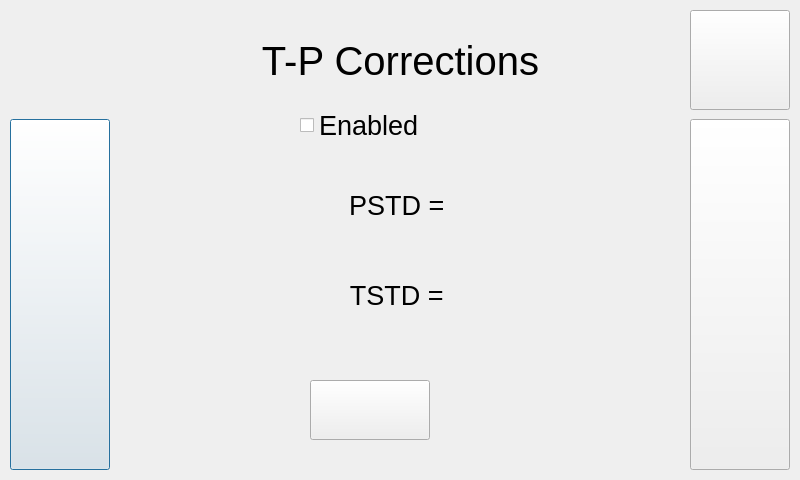
<?xml version="1.0" encoding="UTF-8"?>
<ui version="4.0">
 <class>tpcorrectionsform</class>
 <widget class="QDialog" name="tpcorrectionsform">
  <property name="geometry">
   <rect>
    <x>0</x>
    <y>0</y>
    <width>800</width>
    <height>480</height>
   </rect>
  </property>
  <property name="windowTitle">
   <string>Dialog</string>
  </property>
  <widget class="QPushButton" name="Left">
   <property name="geometry">
    <rect>
     <x>10</x>
     <y>119</y>
     <width>100</width>
     <height>351</height>
    </rect>
   </property>
   <property name="text">
    <string/>
   </property>
   <property name="icon">
    <iconset resource="../../resources.qrc">
     <normaloff>:/Buttons/Left_Carrot.jpg</normaloff>:/Buttons/Left_Carrot.jpg</iconset>
   </property>
   <property name="iconSize">
    <size>
     <width>100</width>
     <height>340</height>
    </size>
   </property>
  </widget>
  <widget class="QPushButton" name="Right">
   <property name="geometry">
    <rect>
     <x>690</x>
     <y>119</y>
     <width>100</width>
     <height>351</height>
    </rect>
   </property>
   <property name="text">
    <string/>
   </property>
   <property name="icon">
    <iconset resource="../../resources.qrc">
     <normaloff>:/Buttons/Right_Carrot.jpg</normaloff>:/Buttons/Right_Carrot.jpg</iconset>
   </property>
   <property name="iconSize">
    <size>
     <width>100</width>
     <height>340</height>
    </size>
   </property>
  </widget>
  <widget class="QPushButton" name="Home">
   <property name="geometry">
    <rect>
     <x>690</x>
     <y>10</y>
     <width>100</width>
     <height>100</height>
    </rect>
   </property>
   <property name="text">
    <string/>
   </property>
   <property name="icon">
    <iconset resource="../../resources.qrc">
     <normaloff>:/Buttons/button_back.jpg</normaloff>:/Buttons/button_back.jpg</iconset>
   </property>
   <property name="iconSize">
    <size>
     <width>100</width>
     <height>100</height>
    </size>
   </property>
  </widget>
  <widget class="QPushButton" name="Save">
   <property name="geometry">
    <rect>
     <x>310</x>
     <y>380</y>
     <width>120</width>
     <height>60</height>
    </rect>
   </property>
   <property name="text">
    <string/>
   </property>
   <property name="icon">
    <iconset resource="../../resources.qrc">
     <normaloff>:/Buttons/button_save.jpg</normaloff>:/Buttons/button_save.jpg</iconset>
   </property>
   <property name="iconSize">
    <size>
     <width>120</width>
     <height>60</height>
    </size>
   </property>
  </widget>
  <widget class="QLabel" name="TPCorections">
   <property name="geometry">
    <rect>
     <x>0</x>
     <y>20</y>
     <width>801</width>
     <height>81</height>
    </rect>
   </property>
   <property name="font">
    <font>
     <pointsize>30</pointsize>
    </font>
   </property>
   <property name="text">
    <string>T-P Corrections</string>
   </property>
   <property name="alignment">
    <set>Qt::AlignCenter</set>
   </property>
  </widget>
  <widget class="QLabel" name="PSTD">
   <property name="geometry">
    <rect>
     <x>110</x>
     <y>170</y>
     <width>581</width>
     <height>71</height>
    </rect>
   </property>
   <property name="font">
    <font>
     <pointsize>20</pointsize>
    </font>
   </property>
   <property name="text">
    <string>PSTD = </string>
   </property>
   <property name="alignment">
    <set>Qt::AlignCenter</set>
   </property>
  </widget>
  <widget class="QLabel" name="TSTD">
   <property name="geometry">
    <rect>
     <x>110</x>
     <y>270</y>
     <width>581</width>
     <height>51</height>
    </rect>
   </property>
   <property name="font">
    <font>
     <pointsize>20</pointsize>
    </font>
   </property>
   <property name="text">
    <string>TSTD = </string>
   </property>
   <property name="alignment">
    <set>Qt::AlignCenter</set>
   </property>
  </widget>
  <widget class="QCheckBox" name="Enabled">
   <property name="geometry">
    <rect>
     <x>300</x>
     <y>100</y>
     <width>201</width>
     <height>51</height>
    </rect>
   </property>
   <property name="font">
    <font>
     <pointsize>20</pointsize>
    </font>
   </property>
   <property name="text">
    <string>Enabled</string>
   </property>
  </widget>
  <zorder>TPCorections</zorder>
  <zorder>Left</zorder>
  <zorder>Right</zorder>
  <zorder>Home</zorder>
  <zorder>Save</zorder>
  <zorder>PSTD</zorder>
  <zorder>TSTD</zorder>
  <zorder>Enabled</zorder>
 </widget>
 <resources>
  <include location="../../resources.qrc"/>
 </resources>
 <connections/>
</ui>
